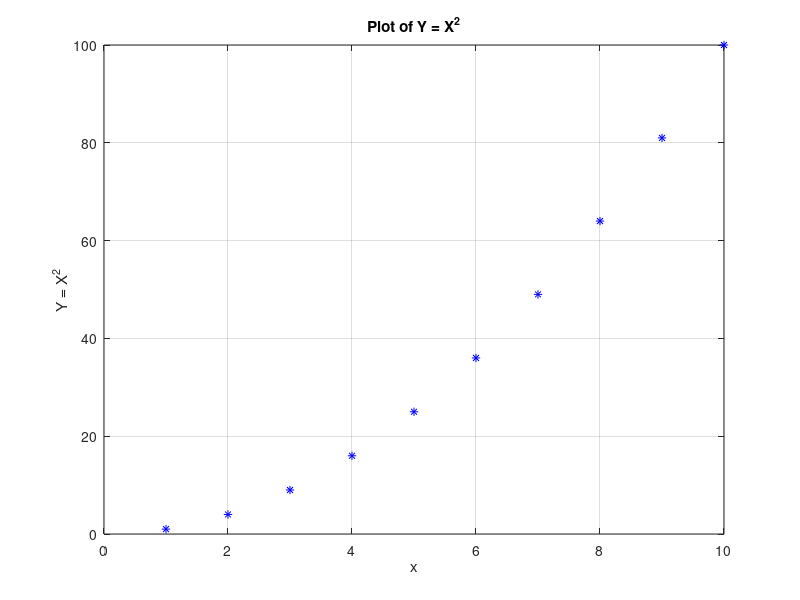

This chart was generated by the following MATLAB code:

% Cleaning
    clc
    clear 
    close all

% Helps files
    help plot 
    doc plot 
    
% Plot
    plot(100:5:120);
    x1 = 100:5:120;
    
    plot(100:5:120,'.');

 % Graph 
    clc
    clearvars
    close all

    x2  = 1:10;
    y = x2.^2;
    plot(x2,y);
    plot(x2,y,'b*');
    plot(x2,y,'kd');

    help plot;

% Include title and axis
    plot(x2,y,'b*')
    title('Plot 1')
    xlabel('x-values')
    ylabel('y-values')
    grid on 

% Other option
    plot(x2,y,'b*')
    title('Plot of Y = X^2')
    xlabel('x')
    ylabel('Y = X^2')
    grid on 

% 

